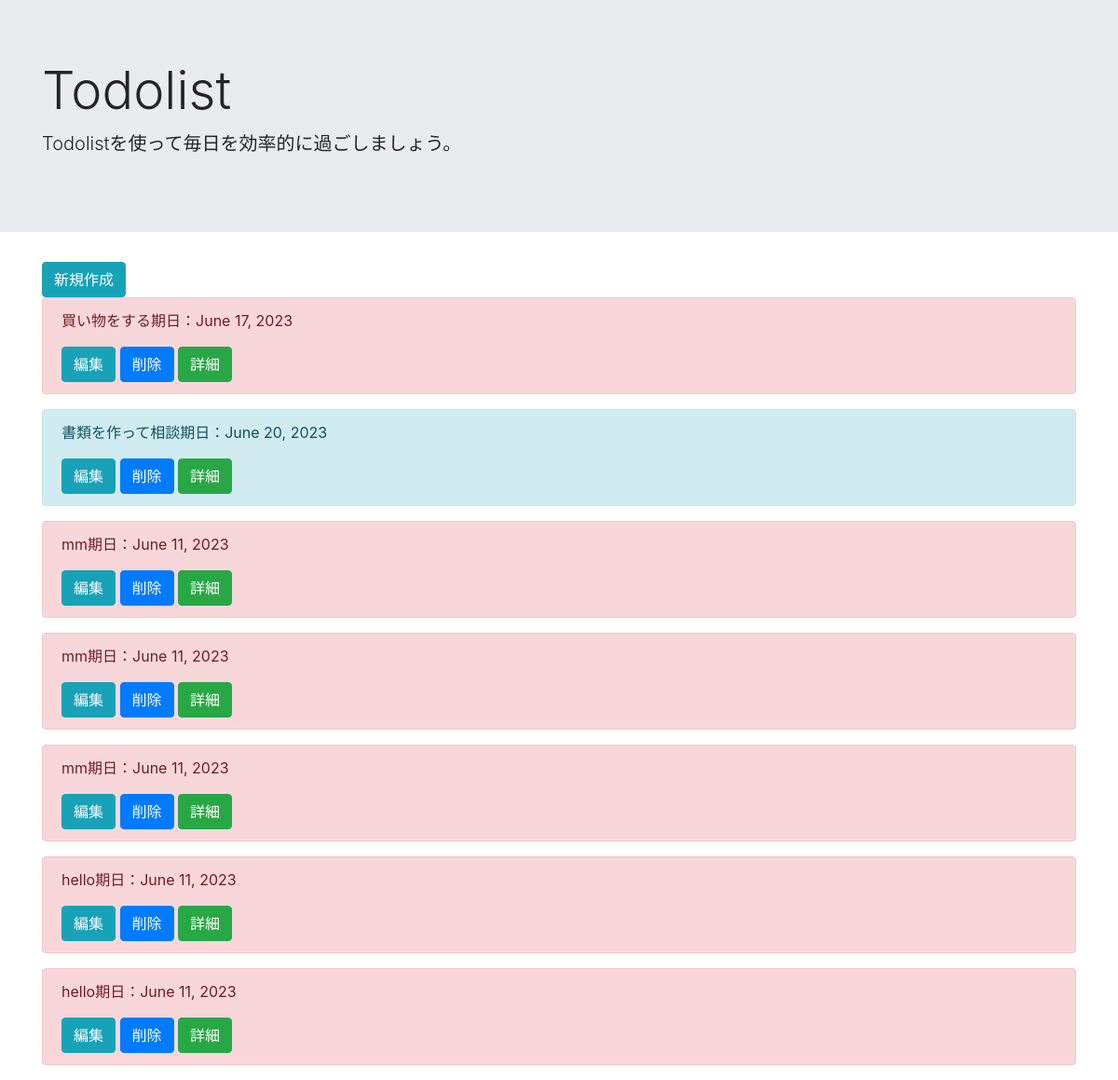
The page /list/ on the database as committed earlier.
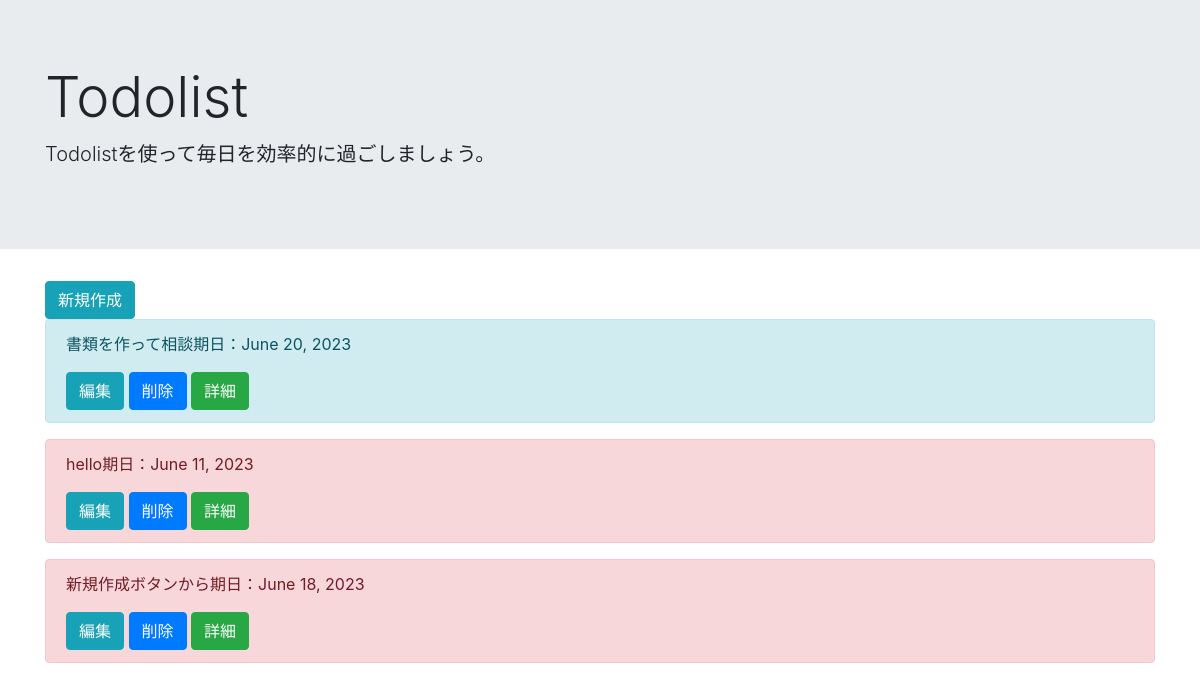
The same page on the database as committed later.
### todo/models.py (models this page shows, shortened)
class TodoModel(models.Model):
    title = models.CharField(max_length=100)
    memo = models.TextField()
    priority = models.CharField(
        max_length = 50,
        choices = PRIORITY
    )
    duedate = models.DateField()

### todo/views.py (the view)
# urls.py: path('list/', TodoList.as_view(), name='list'),
class TodoList(ListView):
    template_name = 'list.html'
    model = TodoModel

### templates/list.html
{% extends 'base.html'%}
{% block header %}
<div class="jumbotron jumbotron-fluid">
  <div class="container">
    <h1 class="display-4">Todolist</h1>
    <p class="lead">Todolistを使って毎日を効率的に過ごしましょう。</p>
  </div>
</div>
{% endblock header %}
{% block content %}
<div class="container">
  <a href="{% url 'create' %}" class="btn btn-info " tabindex="-1" role="button" aria-disabled="true">新規作成</a>
  {% for item in object_list %}
  <div class="alert alert-{{ item.priority }}" role="alert">
    <p>{{ item.title }}期日：{{ item.duedate }}</p>
    <a href="{% url 'update' item.pk %}" class="btn btn-info " tabindex="-1" role="button" aria-disabled="true">編集</a>
    <a href="{% url 'delete' item.pk %}" class="btn btn-primary " tabindex="-1" role="button" aria-disabled="true">削除</a>
    <a href="{% url 'detail' item.pk %}" class="btn btn-success " tabindex="-1" role="button" aria-disabled="true">詳細</a>
  </div>
  {% endfor %}
</div>
{% endblock content %}

Rows that differ between the two databases and show on the page:
removed TodoModel: title "買い物をする", duedate "June 17, 2023"
removed TodoModel: title "mm", duedate "June 11, 2023"
removed TodoModel: title "mm", duedate "June 11, 2023"
removed TodoModel: title "mm", duedate "June 11, 2023"
removed TodoModel: title "hello", duedate "June 11, 2023"
added TodoModel: title "新規作成ボタンから", duedate "June 18, 2023"
